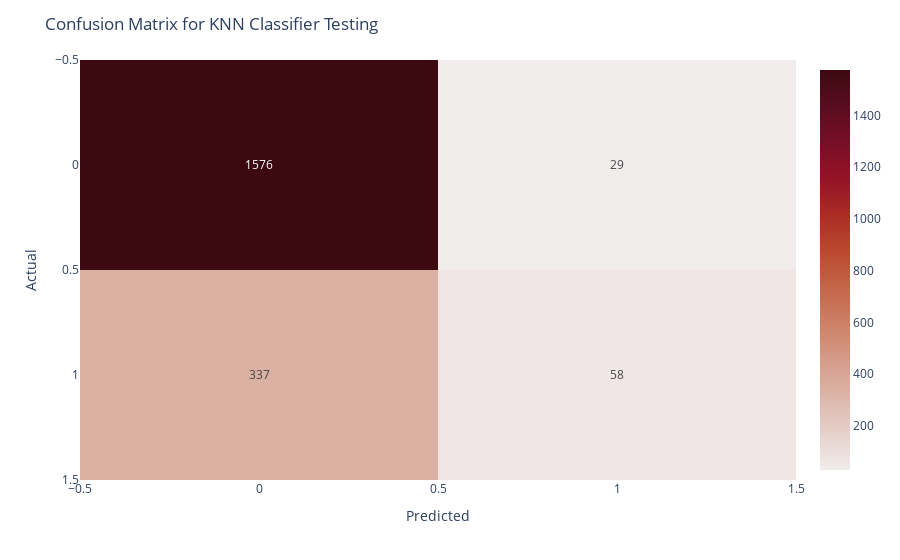

The notebook cell saved with this chart:
### Code cell
#plotting a Crosstab for the KNN Classifier
from sklearn.metrics import confusion_matrix
import plotly.express as px
heatmap = px.imshow(confusion_matrix(y_test,test_pred)
,aspect="auto",text_auto=True,color_continuous_scale="amp")
heatmap.update_layout(title = "Confusion Matrix for KNN Classifier Testing")
heatmap.update_xaxes(title="Predicted")
heatmap.update_yaxes(title="Actual")
heatmap.show()

### Figure 1 — Plotly figure (JSON) as saved in the notebook; plotly's stock layout.template omitted (floating-point values rounded to 4 significant figures)
{"data": [{"coloraxis": "coloraxis", "hovertemplate": "x: %{x}<br>y: %{y}<br>color: %{z}<extra></extra>", "name": "0", "texttemplate": "%{z}", "type": "heatmap", "xaxis": "x", "yaxis": "y", "z": [[1576, 29], [337, 58]]}], "layout": {"coloraxis": {"colorscale": [[0, "rgb(241, 236, 236)"], [0.09091, "rgb(230, 209, 203)"], [0.1818, "rgb(221, 182, 170)"], [0.2727, "rgb(213, 156, 137)"], [0.3636, "rgb(205, 129, 103)"], [0.4545, "rgb(196, 102, 73)"], [0.5455, "rgb(186, 74, 47)"], [0.6364, "rgb(172, 44, 36)"], [0.7273, "rgb(149, 19, 39)"], [0.8182, "rgb(120, 14, 40)"], [0.9091, "rgb(89, 13, 31)"], [1, "rgb(60, 9, 17)"]]}, "margin": {"t": 60}, "title": {"text": "Confusion Matrix for KNN Classifier Testing"}, "xaxis": {"anchor": "y", "domain": [0, 1], "title": {"text": "Predicted"}}, "yaxis": {"anchor": "x", "autorange": "reversed", "domain": [0, 1], "title": {"text": "Actual"}}}}
